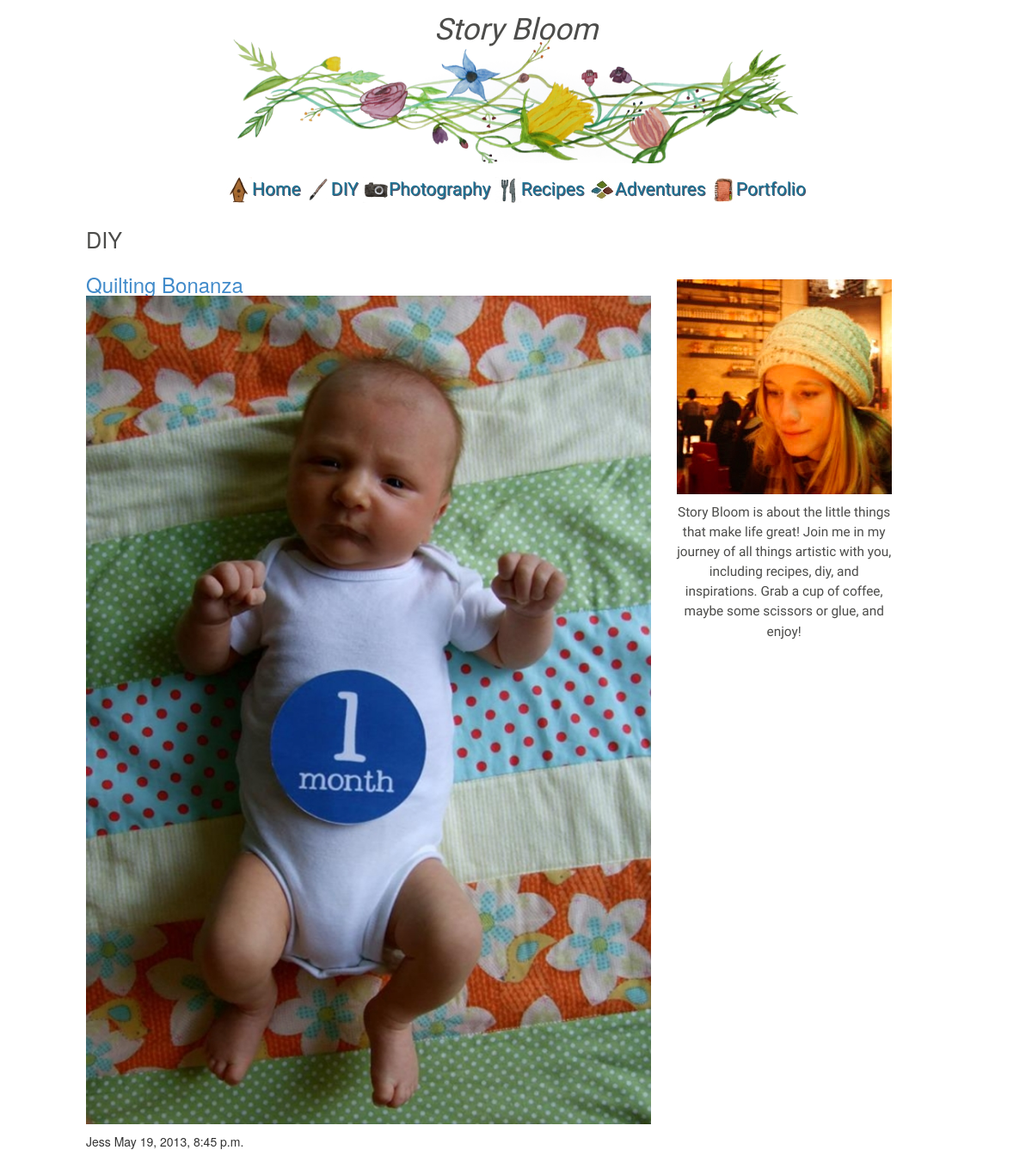
/b/4/, run on the app's committed database.
### blogs/models.py (models this page shows, shortened)
class Category(models.Model):
    name       = models.CharField('Name', max_length=50)
    short_desc = models.CharField('Short Description', max_length=100)
    long_desc  = models.CharField('Long Description', max_length=400)
    image_url  = models.CharField('Image URL', max_length=100)
    class Meta:
        verbose_name_plural="Categories"

class Post(models.Model):
    title         = models.CharField('Title', max_length=50)
    image_url     = models.CharField('Image URL', max_length=100)
    keywords      = models.CharField('Keywords', max_length=50)
    category      = models.ForeignKey(Category)
    short_desc    = models.CharField('Short Description', max_length=100)
    long_desc     = models.CharField('Long Description', max_length=400)
    author        = models.CharField('Author', max_length=50)
    pub_date      = models.DateTimeField('Date Published')
    post          = models.TextField('Post')
    class Meta:
        ordering = ['-pub_date']

### blogs/views.py (the view)
# urls.py: url(r'^(?P<category_id>\d)/$', views.get_category, name='post')
def get_category(request, category_id):
    context = {
        'categories': Category.objects.all(),
        'category': Category.objects.get(id=category_id),
        'posts': Post.objects.filter(category=category_id)
    }
    return render(request, 'blogs/category.html', context)

### storybloom/templates/blogs/category.html (shortened to what this page needs)
{% load staticfiles %}
<!DOCTYPE html>
<html>
	{% include "blogs/site-header.html" %}
	<body>
		{% include "blogs/nav-bar.html" %}
		<link type="text/css" rel="stylesheet" href="{% static 'css/blogs/category.css' %}">
		<main class="l-global-width">
			<div class="row">
				<div class="col-sm-8">
					<h1>
						{{category.name}}
					</h1>
					{% for post in posts %}
					<div class="post">
						<header class="post-header">
							<h3>
								<a href="/b/{{post.category.id}}/{{post.id}}">{{post.title}}<img class="img-responsive" src="{% static post.image_url %}" /></a>
							</h3>
						</header>
						<footer class="post-footer">
							<span class="post-author">
								{{post.author}}
							</span>
							<span class="post-date">
								{{post.pub_date}}
						</footer>
					</div>
					{% endfor %}
				</div>
				<div class="col-sm-4">
					<div class="profile">
						<img class="profile-photo" src="/static/images/profile.jpg">
						<div class="profile-blurb">
							Story Bloom is about the little things that make life great! Join me in my journey
							of all things artistic with you, including recipes, diy, and inspirations. Grab a
							cup of coffee, maybe some scissors or glue, and enjoy!
						</div>
					</div>
				</div>
			</div>
		</main>
	</body>
</html>

### storybloom/templates/blogs/nav-bar.html (shortened to what this page needs)
{% load staticfiles %}
<header class="siteheader l-global-width">
    <div class="siteheader-image"><div class="siteheader-content"></div>
    <div class="siteheader-content">
      <div class="siteheader-content-inner">
          <p>Story Bloom</p>
        </div>
    </div>
</header>
<span class="full-nav">
<nav class="clearfix">
  <ul class="clearfix">
    <li>
      <a href="/"><img src="{% static 'images/home.jpg' %}">Home</a>
    </li>
    {% for category in categories %}
      <li>
        <a  href="/b/{{category.id}}" title="{{category.name}}"><img src="../../../static/images/{{category.image_url}}"><span>{{category.name}}</span></a>
      </li>
    {% endfor %}
    <li>
      <a href="#"><img src="{% static 'images/portfolio.jpg' %}">Portfolio</a>
    </li>
  </ul>
</nav>
</span>

### storybloom/static/css/blogs/category.css (style rules this page uses)
.profile { padding-top: 85px; max-width: 250px; }
.profile-blurb { font-size: 1.1em; line-height: 1.5em; font-family: 'Indie Flower'; text-align: center; padding: 10px 0px 0px 0px; color: #4C4C4A; }
.row h1 { font-size: 1.8em; line-height: 1.5em; color: #4C4C4A; }

### storybloom/static/css/blogs/base.css (style rules this page uses)
body, main { padding: 0; margin: 0; }

### storybloom/static/css/blogs/layout.css (style rules this page uses)
.l-global-width { width: 95%; max-width: 1000px; margin-right: auto; margin-left: auto; }

### storybloom/static/css/blogs/siteheader.css (style rules this page uses)
.siteheader { height: 200px; padding: 10px; }
.siteheader-image { width: 100%; height: 100%; background-image: url('../../images/banner4.jpg'); background-position-x: 50%; background-position-y: 50%; background-size: 68%; background-repeat: no-repeat; }
.siteheader-content { color: white; text-align: center; }
.siteheader-content-inner { font-family: 'Indie Flower', cursive; color: black; text-align: center; font-size: 2.5em; font-style: italic; color: #4C4C4A; }

### storybloom/static/css/blogs/navbar.css (style rules this page uses)
nav { height: 40px; width: 100%; background: #ffffff; font-size: 1.5em; font-family: 'Indie Flower'; position: relative; }
nav ul { padding: 0; margin: 0 auto; height: 40px; text-align: center; }
nav li { display: inline; }
.clearfix:before, .clearfix:after { content: " "; display: table; }
.clearfix:after { clear: both; }
.clearfix { *zoom: 1; }
nav li { width: auto; }
nav a { color: #1B7294; display: inline-block; text-align: center; text-decoration: none; line-height: 40px; text-shadow: 1px 1px 0px #545366; }

### data on the page
Category: image_url (picture), name "DIY"
Category: image_url (picture), name "Photography"
Category: image_url (picture), name "Recipes"
Category: image_url (picture), name "Adventures"
Post: title "Quilting Bonanza", image_url (picture), author "Jess", pub_date "May 19, 2013, 8:45 p.m."
